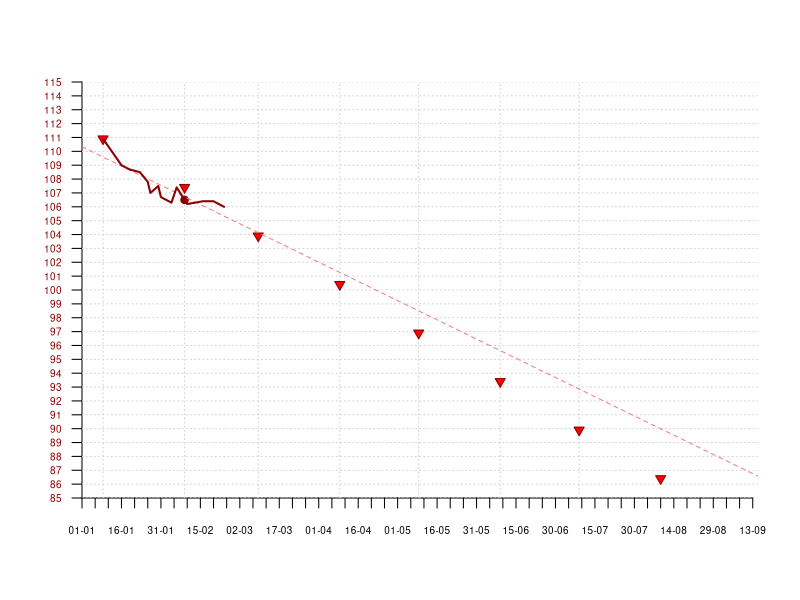

Here is the R script that generated this plot:
dates <- as.Date(c("2017-01-09",
                   "2017-01-16",
                   "2017-01-19",
                   "2017-01-23",
                   "2017-01-26",
                   "2017-01-27",
                   "2017-01-30",
                   "2017-01-31",
                   "2017-02-04",
                   "2017-02-06",
                   "2017-02-09",
                   "2017-02-10",
                   "2017-02-13",
                   "2017-02-16",
                   "2017-02-20",
                   "2017-02-24"))

vals <- c(110.9,
          109.0,
          108.7,
          108.5,
          107.8,
          107.0,
          107.5,
          106.7,
          106.3,
          107.4,
          106.5,
          106.2,
          106.3,
          106.4,
          106.4,
          106.0)

plot(dates,
     vals,
     col="black",
     pch=3,
     type="n",
     xaxt="n",
     yaxt="n",
     xaxs="i",
     yaxs="i",
     xlab="",
     ylab="",
     bty="n",
     ylim=c(85,115),
     xlim=as.Date(c("2017-01-01",
                    "2017-09-15")))

xdts <- seq(as.Date(c("2017-01-01")),
        as.Date(c("2017-09-15")),
        by=5)
xlbls <- format(xdts,
                format="%d-%m")
axis(1, 
     at=xdts,
     labels=xlbls,
     las=1,
     cex.axis=0.6)

axis(2, 
     at=seq(85,
            115,
            by=1),
     las=0.5,
     cex.axis=0.6,
     las=2,
     col.axis="darkred")

abline(h=seq(85,
             115,
             by=1),
       col="lightgrey",
       lty=3)

abline(v=as.Date(c("2017-01-09", "2017-02-09", "2017-03-09", "2017-04-09", "2017-05-09", "2017-06-09", "2017-07-09")),
       col="lightgrey",
       lty=3)

dts <- as.Date(c("2017-01-09","2017-02-09","2017-03-09","2017-04-09","2017-05-09","2017-06-09","2017-07-09","2017-08-09"),
                 "%Y-%m-%d")
lbls <- format(dts, format="%d.%m")

points(dts,
       c(110.9, 107.4, 103.9, 100.4, 96.9, 93.4, 89.9, 86.4),
       pch=25,
       cex=1,
       col="darkred",
       bg="red")
points(as.Date("2017-02-09",
               "%Y-%m-%d"),
       106.5,
       col="darkred",
       pch=19)

df <- data.frame(x=dates,
                 y=vals)
lf <- lm(y ~ x, 
         data = df)
abline(lf,
       lty=2,
       col="lightcoral")
lines(dates,
      vals,
      lwd=2,
      col="darkred")

BMI = function(height_m,weight_kg){(1.3*weight_kg/(height_m)^2.5)}
h = 1.85
w = vals
my_bmi = data.frame(h,w)
my_bmi$bmi = BMI(my_bmi$h,
                 my_bmi$w)

# par(new = TRUE)
# plot(dates,
#      my_bmi$bmi,
#      axes=F,
#      xlab=NA,
#      ylab=NA,
#      col="darkblue",
#      pch=18,
#      #type="n",
#      #xaxt="n",
#      #yaxt="n",
#      xaxs="i",
#      yaxs="i",
#      #xlab="",
#      #ylab="",
#      bty="n",
#      ylim=c(21,35),
#      xlim=as.Date(c("2017-01-01",
#                     "2017-09-15")),
#      panel.first = rect(0.1,#dates[1],
#                         30,
#                         as.Date("2017-10-01"),
#                         34.99,
#                         col='lightcoral', 
#                         border=NA,
#                         alpha=0.2))
# axis(4, 
#      at=seq(20,
#             35,
#             by=1),
#      las=0.5,
#      cex.axis=0.6,
#      las=2,
#      col.axis="darkblue")
# 
# my_bmi$bmi
# #
# #rect(100,#xleft 
# #     300,#ybottom 
# #     125,#xright 
# #     350 #ytop)
